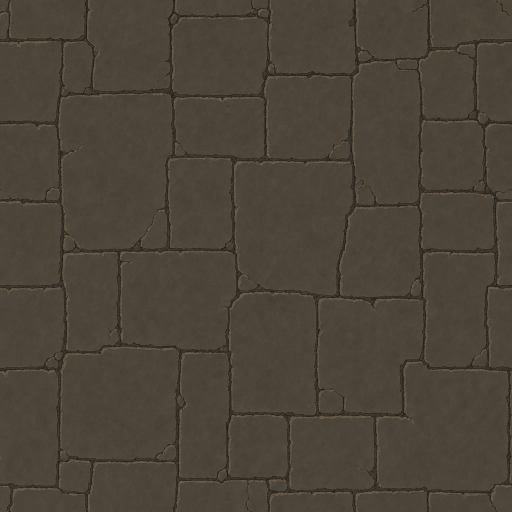
#> input picture assets/stages/ashen-foundry-v2/floor.png, 1024 x 1024 px (shown at 1/2 size)
$ python check_image.py ../../assets/stages/ashen-foundry-v2/floor.png --out out.png
#> lines starting #> are read from the running program, lines starting #| are printed output that depends on the picture
"""Mechanical checks for a generated sprite sheet or single image (no API calls, no file changes outside --out).

Measures what can be measured without taste: transparency, cropping, empty frames, ground-line drift,
body-size drift, luminance/edge contrast against the floor (same formulas as tools/capture_style_comparison.gd),
and how much consecutive frames actually differ. Writes report.json plus contact sheets that show every frame
at in-game display scale on the floor and at 3x nearest-neighbour, for the art reviewer and the user.

Example (fire-pouch lizard v3: 4 direction columns x 8 pose rows, cells 344x256, feet at y=230, scale .24):
  .local/audio-venv/Scripts/python.exe tools/asset_check/check_image.py assets/first-workshop/enemies/lizard-sheet-v3.png
      --grid 4x8 --directions columns --direction-names front,back,right,left
      --groups walk:0-3:loop,windup:4,spit:5,idle:6,death:7 --ground 230 --display-scale 0.24
      --kind actor --out .local/asset-check/lizard-v3
"""
import argparse
import json
from pathlib import Path
import sys

import numpy as np
from PIL import Image, ImageDraw, ImageFont

ROOT = Path(__file__).resolve().parents[2]
DEFAULT_FLOOR = ROOT / "assets/stages/ashen-foundry-v2/floor.png"  # current exploration floor

# Provisional thresholds (2026-10-04). Hard failures stop the pipeline before review; warnings go to the reviewer.
ALPHA_SOLID = 128            # alpha above this counts as the drawn body
EDGE_MARGIN = 1              # opaque pixels this close to the cell border = cropped / touching the neighbour
MAGENTA_RATIO_FAIL = 0.002   # leftover chroma-key pixels among visible pixels
GROUND_DRIFT_FAIL = 2.0      # display px: feet must stay on the ground line within a group
SIZE_DRIFT_WARN = 0.12       # relative bbox height change within a direction (excluding death/attack groups is up to the reviewer)
STATIC_DIFF_WARN = 1.0       # mean luma difference (0-100) between consecutive frames below this = frames look identical
LOOP_SEAM_WARN = 3.0         # loop seam (last->first) much larger than the average step
# Compared with a reference asset measured by this same tool (--baseline report.json). The absolute targets in
# VISUAL_STYLE_GUIDE 3.5 come from full in-game screenshots (lighting, shadows) and cannot be reproduced here.
BASELINE_RATIO_WARN = 0.8    # luma_mean / luma_std / edge_contrast below 80% of the baseline median


def luma(rgb):
    return (0.2126 * rgb[..., 0] + 0.7152 * rgb[..., 1] + 0.0722 * rgb[..., 2]) / 255.0 * 100.0


def saturation(rgb):
    mx = rgb.max(axis=-1).astype(float)
    mn = rgb.min(axis=-1).astype(float)
    return np.where(mx > 0, (mx - mn) / np.maximum(mx, 1), 0.0)


def parse_groups(text, count):
    if not text:
        return [{"name": "all", "frames": list(range(count)), "loop": False}]
    groups = []
    for part in text.split(","):
        bits = part.split(":")
        name, span = bits[0], bits[1]
        first, _, last = span.partition("-")
        frames = list(range(int(first), int(last or first) + 1))
        if frames[-1] >= count:
            raise SystemExit(f"group {name} uses frame {frames[-1]} but the sheet has {count} frames per direction")
        groups.append({"name": name, "frames": frames, "loop": len(bits) > 2 and bits[2] == "loop"})
    return groups


def cells(image, cols, rows, directions_axis):
    """Return frames[direction][frame] as RGBA uint8 arrays."""
    w, h = image.size
    if w % cols or h % rows:
        raise SystemExit(f"image {w}x{h} is not divisible into a {cols}x{rows} grid")
    cw, ch = w // cols, h // rows
    data = np.asarray(image.convert("RGBA"))
    grid = [[data[r * ch:(r + 1) * ch, c * cw:(c + 1) * cw] for c in range(cols)] for r in range(rows)]
    if directions_axis == "columns":
        grid = [list(col) for col in zip(*grid)]
    return grid, (cw, ch)


def to_display(cell, scale):
    img = Image.fromarray(cell, "RGBA")
    size = (max(1, round(img.width * scale)), max(1, round(img.height * scale)))
    return img.resize(size, Image.Resampling.BILINEAR)


def frame_stats(cell, scale, floor_rgb):
    alpha = cell[..., 3]
    solid = alpha > ALPHA_SOLID
    visible = alpha > 8
    h, w = alpha.shape
    result = {"empty": not solid.any()}
    if result["empty"]:
        return result
    ys, xs = np.nonzero(solid)
    result["bbox"] = [int(xs.min()), int(ys.min()), int(xs.max() - xs.min() + 1), int(ys.max() - ys.min() + 1)]
    result["feet_y"] = int(ys.max())
    result["touches_edge"] = bool(xs.min() < EDGE_MARGIN or ys.min() < EDGE_MARGIN
                                  or xs.max() >= w - EDGE_MARGIN or ys.max() >= h - EDGE_MARGIN)
    rgb = cell[..., :3].astype(int)
    magenta = visible & (rgb[..., 0] > 200) & (rgb[..., 2] > 200) & (rgb[..., 1] < 80)
    result["magenta_ratio"] = round(float(magenta.sum() / max(1, visible.sum())), 4)
    result["semi_transparent_ratio"] = round(float(((alpha > 8) & (alpha < 248)).sum() / max(1, visible.sum())), 3)
    # Colour statistics at display scale composited on the floor, like the in-game camera shows it.
    disp = np.asarray(to_display(cell, scale)).astype(float)
    dh, dw = disp.shape[:2]
    floor = floor_rgb[:dh, :dw].astype(float)
    a = disp[..., 3:4] / 255.0
    comp = disp[..., :3] * a + floor * (1 - a)
    body = disp[..., 3] > ALPHA_SOLID
    if body.sum() < 4:
        return result
    l_comp, l_floor = luma(comp), luma(floor)
    inner = body.copy()
    inner[1:, :] &= body[:-1, :]
    inner[:-1, :] &= body[1:, :]
    inner[:, 1:] &= body[:, :-1]
    inner[:, :-1] &= body[:, 1:]
    edge = body & ~inner
    gx = np.abs(np.roll(l_comp, -1, 1) - np.roll(l_comp, 1, 1))
    gy = np.abs(np.roll(l_comp, -1, 0) - np.roll(l_comp, 1, 0))
    detail = ((gx + gy) * 0.25)[inner]
    result.update({
        "display_size": [int(body.any(axis=0).sum()), int(body.any(axis=1).sum())],
        "luma_mean": round(float(l_comp[body].mean()), 1),
        "luma_std": round(float(l_comp[body].std()), 1),
        "saturation_mean": round(float(saturation(comp.astype(np.uint8))[body].mean() * 100), 1),
        "detail": round(float(detail.mean()) if detail.size else 0.0, 2),
        "edge_contrast": round(float(np.abs(l_comp[edge] - l_floor[edge]).mean()), 1),
    })
    return result


# [47 lines left out: functions frame_difference, contact_sheet, not called in this run]


def main(argv=None):
    sys.stdout.reconfigure(encoding="utf-8", errors="replace")  # Windows consoles default to cp932
    p = argparse.ArgumentParser(description=__doc__, formatter_class=argparse.RawDescriptionHelpFormatter)
    p.add_argument("image", type=Path)
    p.add_argument("--grid", default="1x1", help="COLSxROWS of equal cells")
    p.add_argument("--directions", choices=["rows", "columns"], default="rows", help="which axis holds directions")
    p.add_argument("--direction-names", default="", help="comma separated, e.g. front,back,right,left")
    p.add_argument("--groups", default="", help="name:first-last[:loop],... frame index ranges per direction")
    p.add_argument("--ground", type=float, help="feet line y inside each cell (source px)")
    p.add_argument("--display-scale", type=float, default=None, help="in-game scale of the source cell (before camera zoom)")
    p.add_argument("--camera-zoom", type=float, default=1.2, help="exploration camera zoom; 1.2 matches VISUAL_STYLE_GUIDE measurements")
    p.add_argument("--baseline", type=Path, help="report.json of an adopted reference asset measured with the same options")
    p.add_argument("--display-height", type=float, default=None, help="alternative: tallest body height on screen in px (character ~56)")
    p.add_argument("--kind", choices=["actor", "prop", "vfx", "floor"], default="actor")
    p.add_argument("--floor", type=Path, default=DEFAULT_FLOOR)
    p.add_argument("--out", type=Path, required=True)
    args = p.parse_args(argv)

    image = Image.open(args.image)
#> image is the input picture: PIL image 1024x1024 RGBA; mean R, G, B, A 76.2, 67.9, 56.8, 255
    cols, rows = (int(v) for v in args.grid.lower().split("x"))
    frames, cell_size = cells(image, cols, rows, args.directions)
#> in cells, `grid = [[data[r * ch:(r + 1) * ch, c * cw:(c + 1) * cw] for c in range..`: grid = 1 item
#> frames = 1 item; cell_size = (1024, 1024)
    per_direction = len(frames[0])
#> per_direction = 1
    names = args.direction_names.split(",") if args.direction_names else [f"dir{i}" for i in range(len(frames))]
#> names = ['dir0']
    if len(names) != len(frames):
        raise SystemExit(f"{len(names)} direction names for {len(frames)} directions")
    groups = parse_groups(args.groups, per_direction)
#> groups = 1 item

    scale = args.display_scale
    if scale is None:
        tallest = max((frame_stats(f, 1.0, np.zeros((cell_size[1], cell_size[0], 3)))
                       .get("bbox", [0, 0, 0, 1])[3] for d in frames for f in d), default=1)
#> in frame_stats, `a = disp[..., 3:4] / 255.0`: a: shape (1024, 1024, 1) float64; every value is 1
#> in frame_stats, `body = disp[..., 3] > ALPHA_SOLID`: body: shape (1024, 1024) bool; every value is 1
#> in luma, `return (0.2126 * rgb[..., 0] + 0.7152 * rgb[..., 1] + 0.0722 * rgb[.....`:
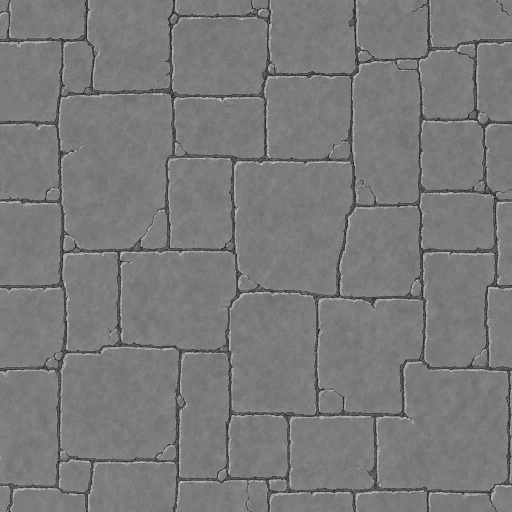
#> returned value: shape (1024, 1024) float64 (shown at 1/2 size); min 5.71, max 50.23, mean 27; drawn with min black and max white
#> in luma (call 2), `return (0.2126 * rgb[..., 0] + 0.7152 * rgb[..., 1] + 0.0722 * rgb[.....`: returned value: shape (1024, 1024) float64; every value is 0
#> in frame_stats, `l_comp, l_floor = luma(comp), luma(floor)`: floor: shape (1024, 1024, 3) float64; every value is 0
#> in frame_stats, `edge = body & ~inner`: edge: shape (1024, 1024) bool; every value is 0
#> in frame_stats, `gx = np.abs(np.roll(l_comp, -1, 1) - np.roll(l_comp, 1, 1))`:
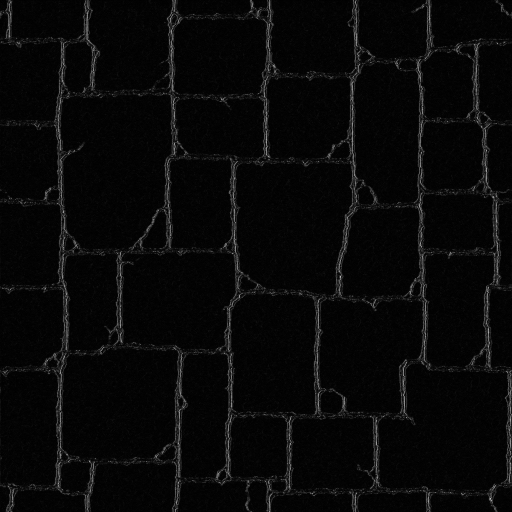
#> gx: shape (1024, 1024) float64 (shown at 1/2 size); min 0, max 36.71, mean 1.3; drawn with min black and max white
#> in frame_stats, `gy = np.abs(np.roll(l_comp, -1, 0) - np.roll(l_comp, 1, 0))`:
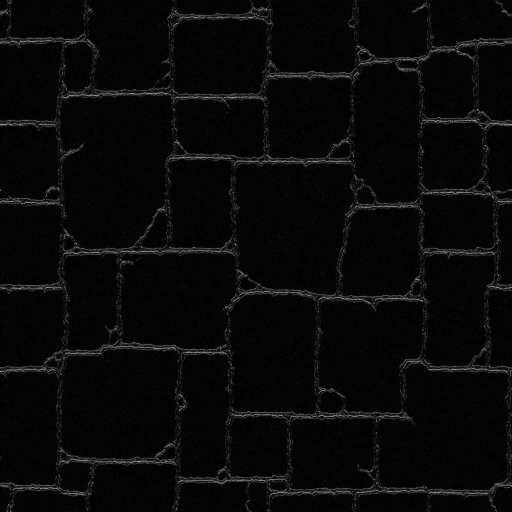
#> gy: shape (1024, 1024) float64 (shown at 1/2 size); min 0, max 35.37, mean 1.2; drawn with min black and max white
#> in saturation, `mx = rgb.max(axis=-1).astype(float)`:
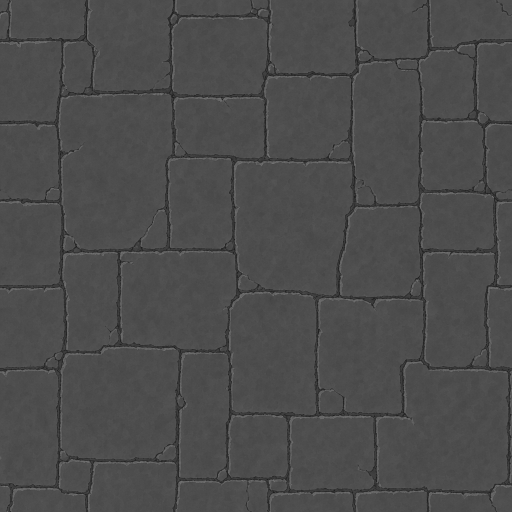
#> mx: shape (1024, 1024) float64 (shown at 1/2 size); min 16, max 141, mean 76.2
#> in saturation, `mn = rgb.min(axis=-1).astype(float)`:
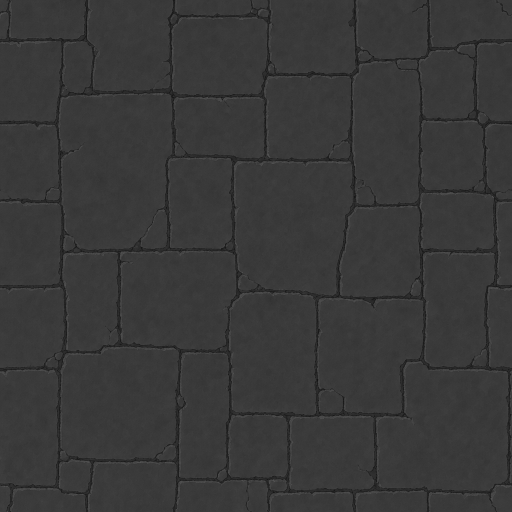
#> mn: shape (1024, 1024) float64 (shown at 1/2 size); min 12, max 101, mean 56.8
#> tallest = 1024
        scale = (args.display_height / tallest) if args.display_height else 1.0
#> scale = 1
    else:
        scale *= args.camera_zoom
    floor_img = Image.open(args.floor).convert("RGB")
    floor_rgb = np.asarray(floor_img)

    failures, warnings = [], []
    has_alpha = image.mode in ("RGBA", "LA") or (image.mode == "P" and "transparency" in image.info)
#> has_alpha = True
    if not has_alpha:
        failures.append("no alpha channel: background is not transparent")
    elif np.asarray(image.convert("RGBA"))[..., 3].min() > 8:
        failures.append("alpha channel present but nothing is transparent")

    if failures:
        # Without transparency every frame metric is meaningless; stop here and send it back to generation.
        args.out.mkdir(parents=True, exist_ok=True)
        (args.out / "report.json").write_text(json.dumps({"image": str(args.image), "hard_failures": failures,
            "warnings": [], "verdict": "FAIL"}, ensure_ascii=False, indent=2) + "\n", encoding="utf-8")
        print(f"FAIL: {failures[0]} -> {args.out}")
        return 1

    report = {"image": str(args.image), "size": list(image.size), "grid": [cols, rows], "cell": list(cell_size),
              "display_scale": round(scale, 4), "camera_zoom": args.camera_zoom, "kind": args.kind, "directions": {}, "thresholds_note":
              "provisional 2026-10-04; colour metrics use a floor composite without lighting/shadows, so compare them "
              "with a baseline measured by this tool, not with the absolute VISUAL_STYLE_GUIDE 3.5 numbers"}
    for d, direction in enumerate(frames):
        stats = [frame_stats(f, scale, floor_rgb) for f in direction]
        entry = {"frames": stats, "groups": {}}
        for i, s in enumerate(stats):
            tag = f"{names[d]} frame {i}"
            if s["empty"]:
                failures.append(f"{tag}: empty frame")
                continue
            if s["touches_edge"]:
                failures.append(f"{tag}: body touches the cell border (cropped or bleeding into the neighbour)")
            if s["magenta_ratio"] > MAGENTA_RATIO_FAIL:
                failures.append(f"{tag}: chroma-key magenta left on {s['magenta_ratio']:.1%} of visible pixels")
        for g in groups:
            gs = [stats[i] for i in g["frames"] if not stats[i]["empty"]]
            if not gs:
                continue
            ginfo = {}
            if args.ground is not None:
                drift = [round((s["feet_y"] - args.ground) * scale, 2) for s in gs]
                ginfo["feet_offset_display_px"] = drift
                if g["name"] not in ("death",) and max(abs(v) for v in drift) > GROUND_DRIFT_FAIL:
                    failures.append(f"{names[d]} {g['name']}: feet leave the ground line by up to {max(abs(v) for v in drift)} display px")
            heights = [s["bbox"][3] for s in gs]
            ginfo["height_variation"] = round((max(heights) - min(heights)) / max(heights), 3)
            if len(gs) > 1 and ginfo["height_variation"] > SIZE_DRIFT_WARN and g["loop"]:
                warnings.append(f"{names[d]} {g['name']}: body height varies {ginfo['height_variation']:.0%} inside a loop (scale drift?)")
            steps = []
            for a, b in zip(g["frames"], g["frames"][1:]):
                steps.append(frame_difference(direction[a], direction[b], scale))
            if steps:
                ginfo["step_luma_diff"] = [s[0] for s in steps]
                ginfo["step_silhouette_iou"] = [s[1] for s in steps]
                for (a, b), (diff, _) in zip(zip(g["frames"], g["frames"][1:]), steps):
                    if diff < STATIC_DIFF_WARN:
                        warnings.append(f"{names[d]} {g['name']}: frames {a}->{b} are almost identical (diff {diff})")
            if g["loop"] and len(g["frames"]) > 1:
                seam = frame_difference(direction[g["frames"][-1]], direction[g["frames"][0]], scale)
                ginfo["loop_seam"] = {"luma_diff": seam[0], "silhouette_iou": seam[1]}
                avg = sum(ginfo["step_luma_diff"]) / len(ginfo["step_luma_diff"])
                if seam[0] > avg * LOOP_SEAM_WARN and seam[0] > 2.0:
                    warnings.append(f"{names[d]} {g['name']}: loop seam jump {seam[0]} vs average step {avg:.2f}")
            entry["groups"][g["name"]] = ginfo
        report["directions"][names[d]] = entry

    measured = [s for d in report["directions"].values() for s in d["frames"] if "luma_mean" in s]
    if measured:
        summary = {k: round(float(np.median([s[k] for s in measured])), 1)
                   for k in ("luma_mean", "luma_std", "saturation_mean", "detail", "edge_contrast")}
        summary["display_height_px_max"] = max(s["display_size"][1] for s in measured)
        report["summary_median"] = summary
        if args.baseline:
            base = json.loads(args.baseline.read_text(encoding="utf-8")).get("summary_median", {})
            report["baseline"] = {"report": str(args.baseline), "summary_median": base}
            for key in ("luma_mean", "luma_std", "edge_contrast"):
                if key in base and summary[key] < base[key] * BASELINE_RATIO_WARN:
                    warnings.append(f"{key} {summary[key]} is below 80% of the baseline {base[key]} (darker / weaker outline than the reference)")

    report["hard_failures"] = failures
    report["warnings"] = warnings
    report["verdict"] = "FAIL" if failures else ("WARN" if warnings else "PASS")
    args.out.mkdir(parents=True, exist_ok=True)
    contact_sheet(frames, names, groups, scale, floor_img, args.ground, 1).save(args.out / "contact_display.png")
    contact_sheet(frames, names, groups, scale, floor_img, args.ground, 3).save(args.out / "contact_zoom3.png")
    (args.out / "report.json").write_text(json.dumps(report, ensure_ascii=False, indent=2) + "\n", encoding="utf-8")
    print(f"{report['verdict']}: {len(failures)} hard failure(s), {len(warnings)} warning(s) -> {args.out}")
    for line in failures:
        print("  FAIL  " + line)
    for line in warnings[:20]:
        print("  WARN  " + line)
    return 1 if failures else 0


if __name__ == "__main__":
#> (the run stopped early here; a loop or call above may not have finished)

$ run again, with assets/stages/ashen-foundry-v2/wall-face.png copied over assets/stages/ashen-foundry-v2/floor.png
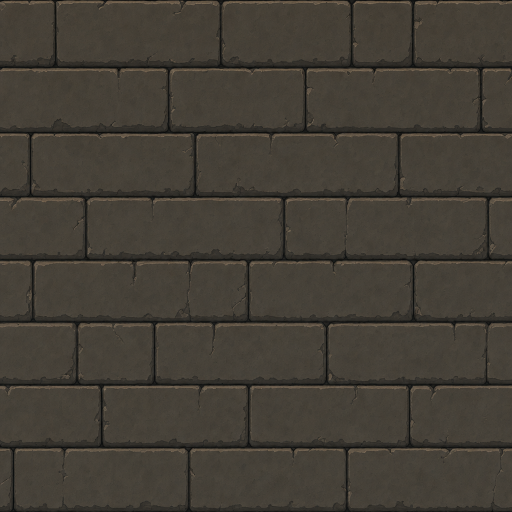
#> input picture assets/stages/ashen-foundry-v2/wall-face.png, 1024 x 1024 px (shown at 1/2 size)
#> in main, image is the input picture: PIL image 1024x1024 RGBA; mean R, G, B, A 67.4, 62.2, 53.6, 255
#> grid = 1 item
#> cell_size = (1024, 1024)
#> per_direction = 1
#> names = ['dir0']
#> groups = 1 item
#> a: shape (1024, 1024, 1) float64; every value is 1
#> body: shape (1024, 1024) bool; every value is 1
#> floor: shape (1024, 1024, 3) float64; every value is 0
#> edge: shape (1024, 1024) bool; every value is 0
#> in frame_stats, `gy = np.abs(np.roll(l_comp, -1, 0) - np.roll(l_comp, 1, 0))`:
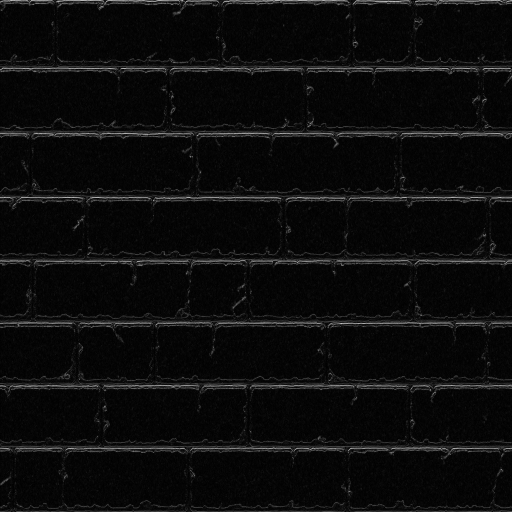
#> gy: shape (1024, 1024) float64 (shown at 1/2 size); min 0, max 37.24, mean 1.8; drawn with min black and max white
#> in saturation, `mn = rgb.min(axis=-1).astype(float)`:
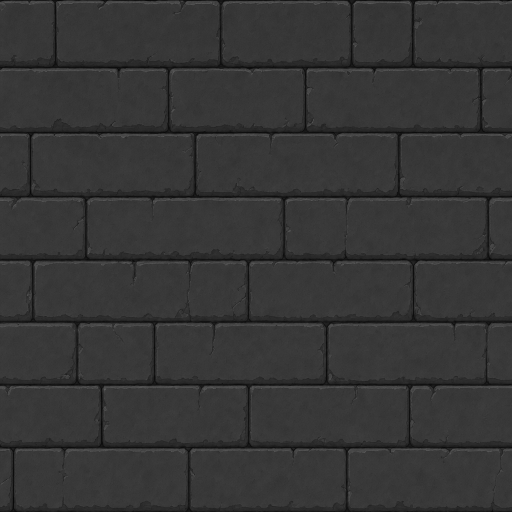
#> mn: shape (1024, 1024) float64 (shown at 1/2 size); min 1, max 102, mean 53.6
#> tallest = 1024
#> scale = 1
#> has_alpha = True
